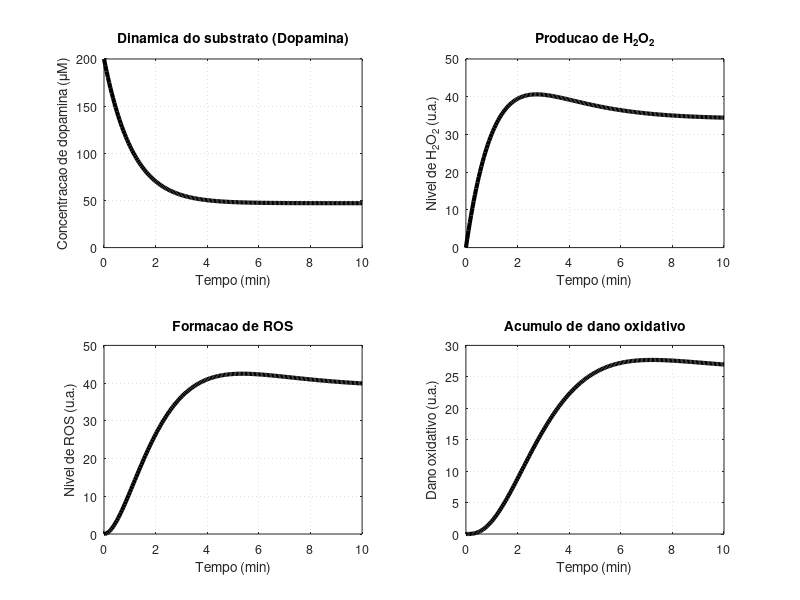
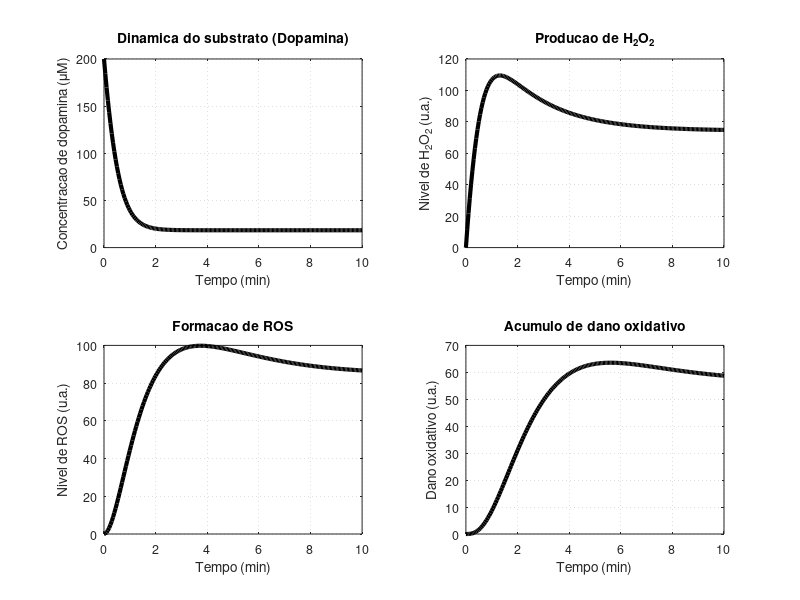
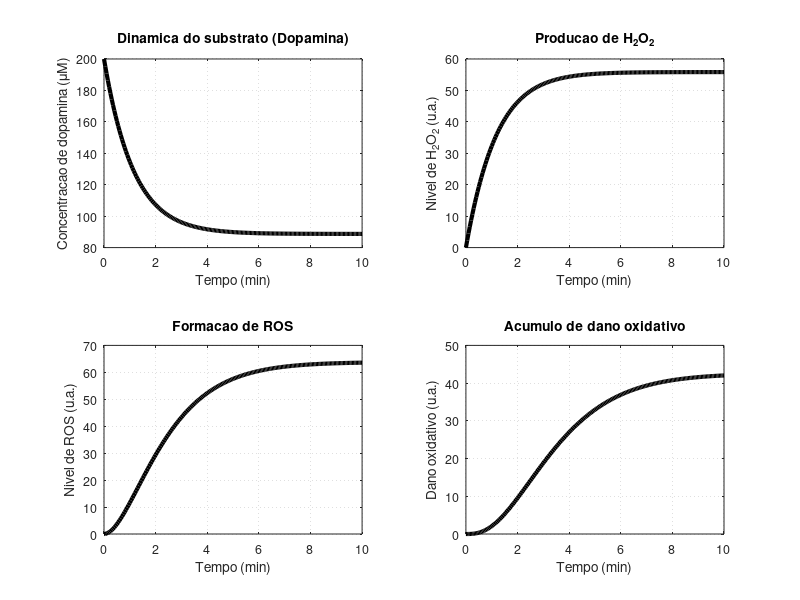
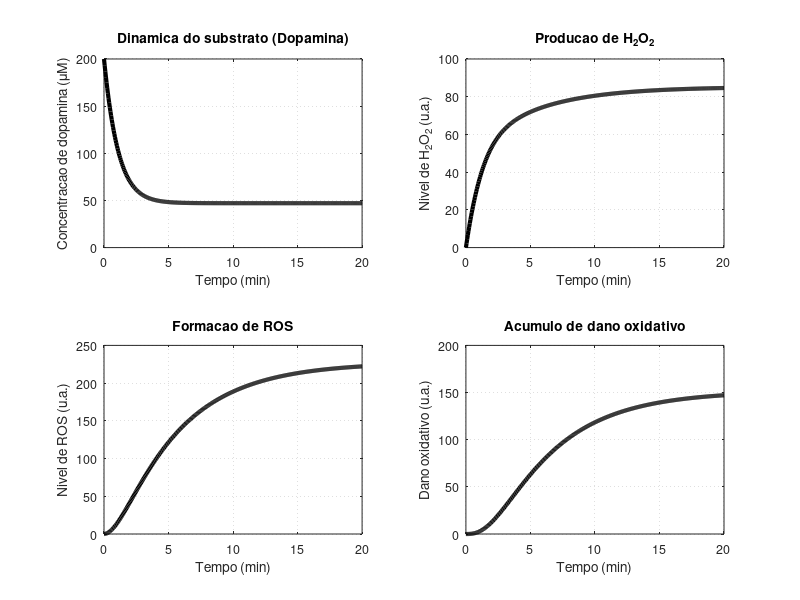

Here is the MATLAB script that generated these plots, in order:
% Projeto IC: Investigacao de MAO-B e Estresse Oxidativo
% Modelo baseado em Dopamina (S), H2O2 (H), ROS (R) e Dano Oxidativo (D)

clear all;
clc;
close all;

%% 1. CONFIGURACAO GERAL

% Lista de cenarios que serao simulados
cenarios = {
    'Basal'
    'MAOB_aumentada'
    'Producao_dopamina_aumentada'
    'Deficiencia_antioxidante'
    'Reparo_reduzido'
};

% Cria pasta para salvar as figuras, caso ela ainda nao exista
if ~exist('figures', 'dir')
    mkdir('figures');
end

% Tenta usar gnuplot para evitar problemas do GL2PS na exportacao EPS
try
    graphics_toolkit('gnuplot');
catch
    warning('Nao foi possivel selecionar o toolkit gnuplot.');
end


%% 2. LOOP PARA TODOS OS CENARIOS

for c = 1:length(cenarios)

    cenario = cenarios{c};


    %% 3. PARAMETROS BASAIS DO MODELO

    Km = 229;                  % Constante de Michaelis-Menten (uM)

    Vmax_basal = 100;          % Velocidade maxima efetiva da reacao (uM/min)
    P = 50;                    % Producao basal de dopamina (uM/min)
    Ks = 0.7;                  % Remocao fisiologica adicional da dopamina (min^-1)

    alpha = 1.0;               % Fator efetivo de formacao/conversao de H2O2
    Kh = 0.5;                  % Remocao de H2O2 (min^-1)

    beta = 0.8;                % Formacao efetiva de ROS (min^-1)
    Kr = 0.7;                  % Neutralizacao de ROS (min^-1)

    gamma = 0.6;               % Fator efetivo de formacao/conversao de dano
    Kd = 0.9;                  % Reparo/remocao do dano oxidativo (min^-1)

    Vmax_eff = Vmax_basal;


    %% 4. ALTERACAO DOS PARAMETROS DE ACORDO COM O CENARIO

    switch cenario

        case 'Basal'

            tempo_final = 10;


        case 'MAOB_aumentada'

            Vmax_eff = 500;
            tempo_final = 10;


        case 'Producao_dopamina_aumentada'

            P = 90;
            tempo_final = 10;


        case 'Deficiencia_antioxidante'

            Kh = 0.2;
            Kr = 0.3;
            tempo_final = 20;


        case 'Reparo_reduzido'

            Kd = 0.2;
            tempo_final = 20;


        otherwise

            error('Cenario nao reconhecido.');

    end


    %% 5. CONFIGURACAO NUMERICA

    h = 0.05;                  % Passo temporal em minutos
                               % 0.05 min = 3 segundos

    t = 0:h:tempo_final;

    N = length(t);

    % Matriz de variaveis:
    %
    % linha 1 -> S(t): dopamina, em uM
    % linha 2 -> H(t): H2O2, em unidades arbitrarias
    % linha 3 -> R(t): ROS, em unidades arbitrarias
    % linha 4 -> D(t): dano oxidativo, em unidades arbitrarias

    y = zeros(4, N);

    S0 = 200;                  % uM
    H0 = 0;                    % u.a.
    R0 = 0;                    % u.a.
    D0 = 0;                    % u.a.

    y(:,1) = [S0; H0; R0; D0];


    %% 6. SISTEMA DE EQUACOES DIFERENCIAIS

    f = @(t,y) [

        P ...
        - (Vmax_eff * y(1) / (Km + y(1))) ...
        - Ks * y(1);

        alpha * (Vmax_eff * y(1) / (Km + y(1))) ...
        - Kh * y(2);

        beta * y(2) ...
        - Kr * y(3);

        gamma * y(3) ...
        - Kd * y(4)

    ];


    %% 7. METODO DE RUNGE-KUTTA DE QUARTA ORDEM (RK4)

    for i = 1:N-1

        k1 = f(t(i), y(:,i));

        k2 = f(t(i) + h/2, ...
               y(:,i) + (h/2)*k1);

        k3 = f(t(i) + h/2, ...
               y(:,i) + (h/2)*k2);

        k4 = f(t(i) + h, ...
               y(:,i) + h*k3);

        y(:,i+1) = y(:,i) ...
                 + (h/6)*(k1 + 2*k2 + 2*k3 + k4);

  end


    %% 8. PLOTAGEM DOS RESULTADOS

    fig = figure('visible', 'off');


    subplot(2,2,1);

    plot(t, y(1,:), 'k', 'LineWidth', 3);
    title('Dinamica do substrato (Dopamina)');
    xlabel('Tempo (min)');
    ylabel('Concentracao de dopamina (\muM)');

    grid on;
    set(gca, 'FontSize', 9, 'LineWidth', 0.5, 'GridLineStyle', ':');


    subplot(2,2,2);

    plot(t, y(2,:), 'k', 'LineWidth', 3);
    title('Producao de H_2O_2');
    xlabel('Tempo (min)');
    ylabel('Nivel de H_2O_2 (u.a.)');

    grid on;
    set(gca, 'FontSize', 9, 'LineWidth', 0.5, 'GridLineStyle', ':');


    subplot(2,2,3);

    plot(t, y(3,:), 'k', 'LineWidth', 3);
    title('Formacao de ROS');
    xlabel('Tempo (min)');
    ylabel('Nivel de ROS (u.a.)');

    grid on;
    set(gca, 'FontSize', 9, 'LineWidth', 0.5, 'GridLineStyle', ':');


    subplot(2,2,4);

    plot(t, y(4,:), 'k', 'LineWidth', 3);

    title('Acumulo de dano oxidativo');
    xlabel('Tempo (min)');
    ylabel('Dano oxidativo (u.a.)');

    grid on;
    set(gca, 'FontSize', 9, 'LineWidth', 0.5, 'GridLineStyle', ':')


    %% 9. SALVAR FIGURA EM EPS

    drawnow;

    nome_arquivo = fullfile('figures', [cenario '.eps']);

    print(fig, nome_arquivo, '-depsc2');

    fprintf('Figura salva em: %s\n', nome_arquivo);

    close(fig);


    %% 10. RESUMO DA SIMULACAO

    fprintf('\n');
    fprintf('Cenario: %s\n', cenario);
    fprintf('Tempo final: %.1f min\n', tempo_final);
    fprintf('\n');

    fprintf('Valores finais:\n');
    fprintf('S(t) = %.4f uM\n', y(1,end));
    fprintf('H(t) = %.4f u.a.\n', y(2,end));
    fprintf('R(t) = %.4f u.a.\n', y(3,end));
    fprintf('D(t) = %.4f u.a.\n', y(4,end));
    fprintf('\n');

end
